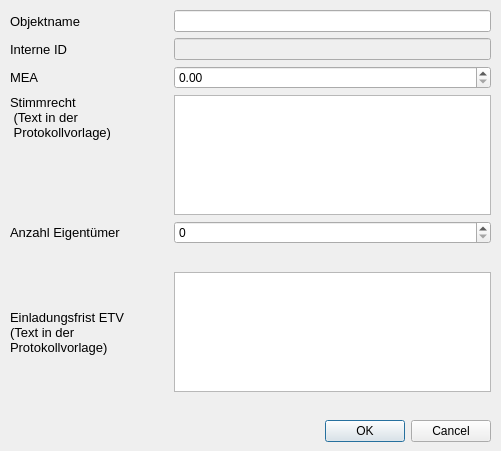
<?xml version="1.0" encoding="UTF-8"?>
<ui version="4.0">
 <class>PropertySettings</class>
 <widget class="QDialog" name="PropertySettings">
  <property name="geometry">
   <rect>
    <x>0</x>
    <y>0</y>
    <width>501</width>
    <height>451</height>
   </rect>
  </property>
  <property name="windowTitle">
   <string>Dialog</string>
  </property>
  <widget class="QWidget" name="gridLayoutWidget">
   <property name="geometry">
    <rect>
     <x>10</x>
     <y>10</y>
     <width>481</width>
     <height>432</height>
    </rect>
   </property>
   <layout class="QGridLayout" name="gridLayout">
    <item row="1" column="1" colspan="2">
     <widget class="QLineEdit" name="propertyId">
      <property name="enabled">
       <bool>false</bool>
      </property>
      <property name="readOnly">
       <bool>true</bool>
      </property>
     </widget>
    </item>
    <item row="4" column="1" colspan="2">
     <widget class="QSpinBox" name="ownerQuantity">
      <property name="maximum">
       <number>999</number>
      </property>
     </widget>
    </item>
    <item row="0" column="0">
     <widget class="QLabel" name="label_4">
      <property name="font">
       <font>
        <pointsize>10</pointsize>
       </font>
      </property>
      <property name="text">
       <string>Objektname</string>
      </property>
     </widget>
    </item>
    <item row="3" column="0">
     <widget class="QLabel" name="label_2">
      <property name="font">
       <font>
        <pointsize>10</pointsize>
       </font>
      </property>
      <property name="text">
       <string>Stimmrecht
 (Text in der
 Protokollvorlage)</string>
      </property>
      <property name="alignment">
       <set>Qt::AlignLeading|Qt::AlignLeft|Qt::AlignTop</set>
      </property>
     </widget>
    </item>
    <item row="0" column="1" colspan="2">
     <widget class="QLineEdit" name="propertyName"/>
    </item>
    <item row="2" column="1" colspan="2">
     <widget class="QDoubleSpinBox" name="mea">
      <property name="maximum">
       <double>99999.990000000005239</double>
      </property>
     </widget>
    </item>
    <item row="7" column="0" colspan="3">
     <widget class="QDialogButtonBox" name="buttonBox">
      <property name="orientation">
       <enum>Qt::Horizontal</enum>
      </property>
      <property name="standardButtons">
       <set>QDialogButtonBox::Cancel|QDialogButtonBox::Ok</set>
      </property>
     </widget>
    </item>
    <item row="1" column="0">
     <widget class="QLabel" name="label_5">
      <property name="font">
       <font>
        <pointsize>10</pointsize>
       </font>
      </property>
      <property name="text">
       <string>Interne ID</string>
      </property>
     </widget>
    </item>
    <item row="4" column="0">
     <widget class="QLabel" name="label_3">
      <property name="font">
       <font>
        <pointsize>10</pointsize>
       </font>
      </property>
      <property name="text">
       <string>Anzahl Eigentümer</string>
      </property>
     </widget>
    </item>
    <item row="5" column="0" rowspan="2">
     <widget class="QLabel" name="label_7">
      <property name="font">
       <font>
        <pointsize>10</pointsize>
       </font>
      </property>
      <property name="text">
       <string>Einladungsfrist ETV
(Text in der
Protokollvorlage)</string>
      </property>
     </widget>
    </item>
    <item row="3" column="1" colspan="2">
     <widget class="QTextEdit" name="votingType">
      <property name="minimumSize">
       <size>
        <width>0</width>
        <height>120</height>
       </size>
      </property>
      <property name="maximumSize">
       <size>
        <width>16777215</width>
        <height>120</height>
       </size>
      </property>
      <property name="acceptRichText">
       <bool>false</bool>
      </property>
     </widget>
    </item>
    <item row="2" column="0">
     <widget class="QLabel" name="label">
      <property name="font">
       <font>
        <pointsize>10</pointsize>
       </font>
      </property>
      <property name="text">
       <string>MEA</string>
      </property>
     </widget>
    </item>
    <item row="5" column="1" rowspan="2" colspan="2">
     <widget class="QTextEdit" name="deadline">
      <property name="minimumSize">
       <size>
        <width>0</width>
        <height>120</height>
       </size>
      </property>
      <property name="maximumSize">
       <size>
        <width>16777215</width>
        <height>120</height>
       </size>
      </property>
      <property name="acceptRichText">
       <bool>false</bool>
      </property>
     </widget>
    </item>
   </layout>
  </widget>
 </widget>
 <resources/>
 <connections>
  <connection>
   <sender>buttonBox</sender>
   <signal>accepted()</signal>
   <receiver>PropertySettings</receiver>
   <slot>accept()</slot>
   <hints>
    <hint type="sourcelabel">
     <x>248</x>
     <y>254</y>
    </hint>
    <hint type="destinationlabel">
     <x>157</x>
     <y>274</y>
    </hint>
   </hints>
  </connection>
  <connection>
   <sender>buttonBox</sender>
   <signal>rejected()</signal>
   <receiver>PropertySettings</receiver>
   <slot>reject()</slot>
   <hints>
    <hint type="sourcelabel">
     <x>316</x>
     <y>260</y>
    </hint>
    <hint type="destinationlabel">
     <x>286</x>
     <y>274</y>
    </hint>
   </hints>
  </connection>
 </connections>
</ui>
